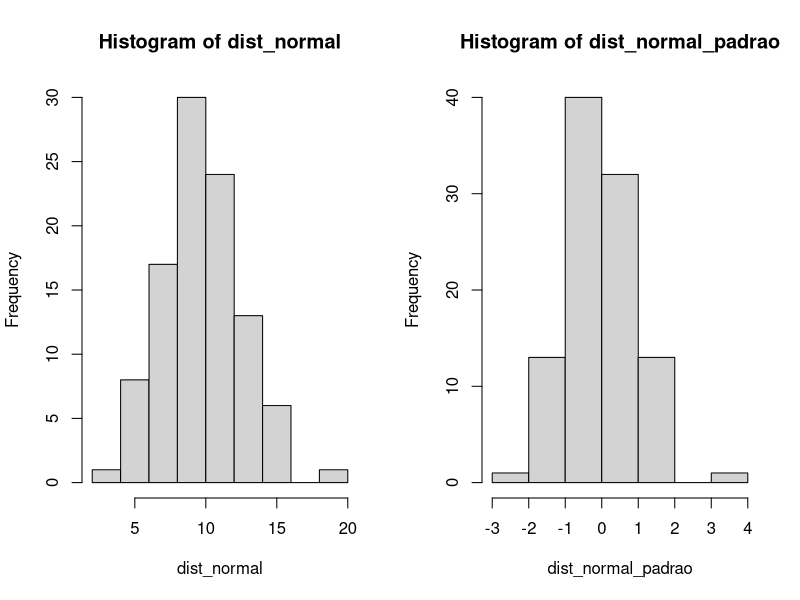

The R source for this figure:
# criando uma função para padronizar uma variável
padronizar = function(a) {
  if (is.numeric(a) == FALSE) {
    print("Variável não é numérica")
  } else {
    a <- (a-mean(a))/sd(a)
    return(a)
  }
}
  
# iniciando janela (1,2)
par(mfrow = c(1, 2))

# setando uma semente
set.seed(625)

# base normal e padronizada
dist_normal <- rnorm(100, 10, 3)
dist_normal_padrao <- padronizar(dist_normal)

# plotando os histogramas
hist(dist_normal)
hist(dist_normal_padrao)